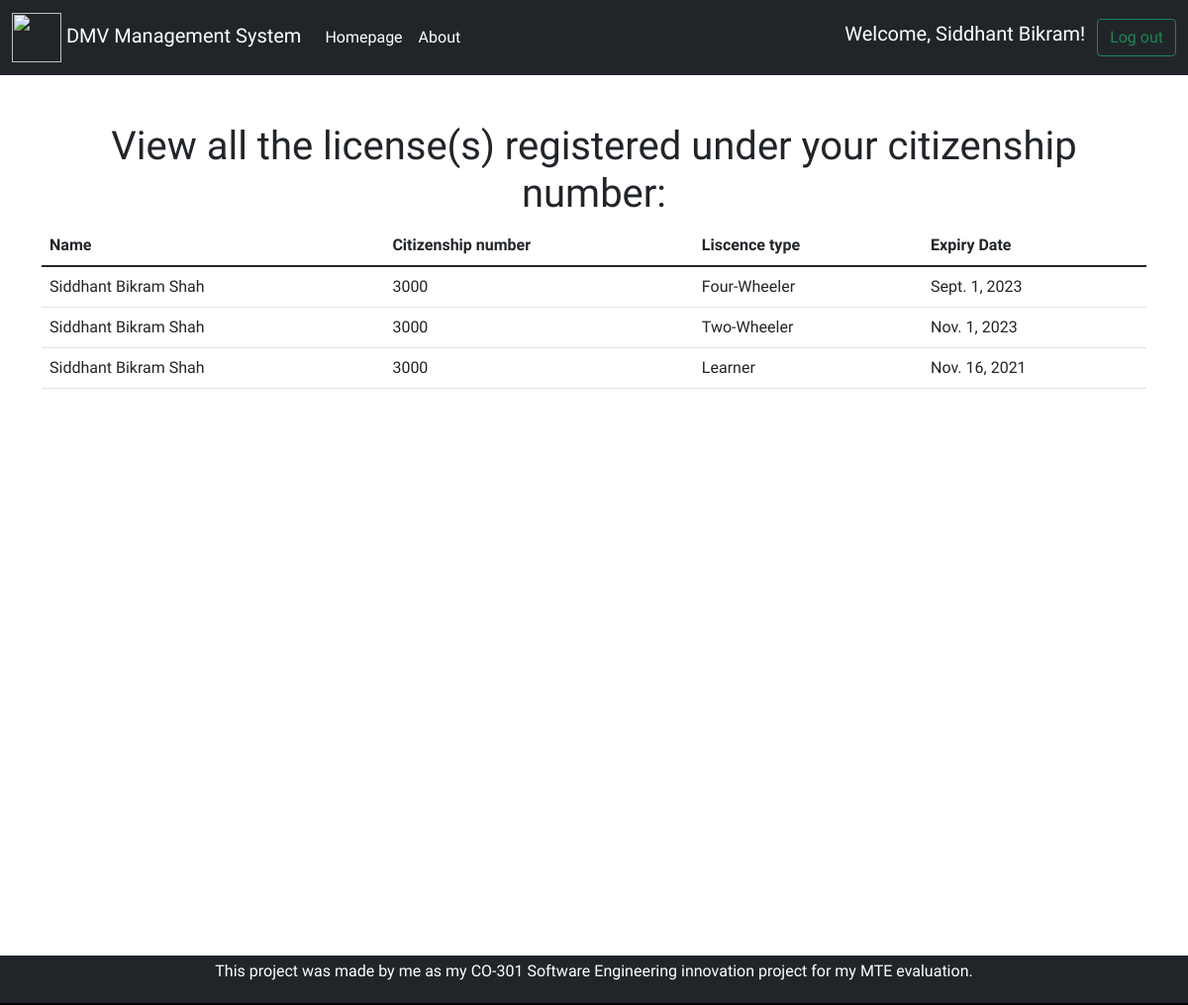
Screenshot of /check_license (signed in) with the database file from the repository.
### homepage/models.py (models this page shows)
class Profile(models.Model):
    user = models.OneToOneField(User, on_delete=models.CASCADE)
    citizenship = models.CharField(max_length=30, default="1234567890")

class view_license_db(models.Model):
    license_choices=(('Learner', 'Learner'), ('Two-Wheeler', 'Two-Wheeler'), ('Four-Wheeler', 'Four-Wheeler'))
    citizenship = models.CharField(max_length=30)
    license_type = models.CharField(max_length=30,choices=license_choices)
    expiry_date = models.DateField()

### homepage/views.py (the view)
# urls.py: path('check_license', views.check_license, name='check_license'),
def check_license(request):
    if request.user.is_authenticated:
        current_citizenship=request.user.profile.citizenship
        licenses= view_license_db.objects.filter(citizenship=current_citizenship)
        context ={'licenses': licenses}
        return render(request,'check_license.html', context)
    else:
        messages.warning(request, 'Please log in first!')
        return redirect('/')

### templates/check_license.html (shortened to what this page needs)
{% extends 'base.html' %}
{% block body %}
<br />
<section>
  <div class="container-lg">
    <br />
    {% if licenses %}
    <h1 style="text-align: center">
      View all the license(s) registered under your citizenship number:
    </h1>
    <table class="table">
      <thead>
        <tr>
          <th scope="col">Name</th>
          <th scope="col">Citizenship number</th>
          <th scope="col">Liscence type</th>
          <th scope="col">Expiry Date</th>
        </tr>
      </thead>
      <tbody>
        {% for license in licenses %}
        <tr>
          <td>{{user.first_name}} {{user.last_name}}</td>
          <td>{{ user.profile.citizenship }}</td>
          <td>{{ license.license_type }}</td>
          <td>{{license.expiry_date}}</td>
        </tr>
        {% endfor %}
      </tbody>
    </table>
    {%else%}
    <h1 style="text-align: center">You have no licenses!</h1>
    {% endif %}
  </div>
</section>
{% endblock body%}

### templates/base.html (shortened to what this page needs)
<!DOCTYPE html>
<html lang="en">
  <head>
    <link
      href="https://cdn.jsdelivr.net/npm/bootstrap@5.1.3/dist/css/bootstrap.min.css"
      rel="stylesheet"
    />
    {% load static %} <link rel="stylesheet" href={% static 'base.css'%}>
  </head>
  <body>
    <nav class="navbar navbar-expand-lg navbar-dark bg-dark">
      <div class="container-fluid">
        <a class="navbar-brand" href="/">
          <img
            src="https://upload.wikimedia.org/wikipedia/commons/thumb/0/06/Emblem_of_Nepal_%282020%29.svg/1200px-Emblem_of_Nepal_%282020%29.svg.png"
            width="50"
            height="50"
          />
          DMV Management System
        </a>
        <div class="collapse navbar-collapse" id="navbarSupportedContent">
          <ul class="navbar-nav me-auto mb-2 mb-lg-0">
            <li class="nav-item">
              <a class="nav-link active" aria-current="page" href="/"
                >Homepage</a
              >
            </li>
            <li class="nav-item">
              <a class="nav-link active" aria-current="page" href="/about"
                >About</a
              >
            </li>
          </ul>
          {% if user.is_authenticated %}
            <h5 style="color: white">Welcome, {{ user.first_name }}!</h5>
            <a class="btn btn-outline-success my-2 my-sm-0" href="/user_logout">Log out</a>
          {% else %}
          <button class="btn btn-outline-success my-2 my-sm-0" data-bs-toggle="modal" data-bs-target="#loginModal">Log in</button>
          &nbsp;
          <button class="btn btn-outline-success my-2 my-sm-0" data-bs-toggle="modal" data-bs-target="#registerModal">Register</button>
          {% endif %}
        </div>
      </div>
    </nav>
    {% block body%}{% endblock body%}
    <footer class="bg-dark text-center text-white">
      <div class="container p-1">
        <section class="mb-1">
          <p>
            This project was made by me as my CO-301 Software Engineering innovation project for my MTE evaluation.
          </p>
        </section>
      </div>
    </footer>
  </body>
</html>

### static/base.css (style rules this page uses)
h1, h2, h3, h4, h5, h6 { font-family: 'Raleway', sans-serif !important; }
p, div, a { font-family: 'Raleway', sans-serif !important; }
a { text-decoration: none; color:black; }
html { position: relative; min-height: 100%; padding-bottom:10px; }
body { margin-bottom: 60px; }
footer { position: absolute; bottom: 0; width: 100%; height: 50px; }

### rows the page displays
view_license_db: license_type "Four-Wheeler", expiry_date "Sept. 1, 2023"
view_license_db: license_type "Two-Wheeler", expiry_date "Nov. 1, 2023"
view_license_db: license_type "Learner", expiry_date "Nov. 16, 2021"

### other values shown
{{ user.first_name }} "Siddhant Bikram"
{{ user.last_name }} "Shah"
{{ user.profile.citizenship }} "3000"
